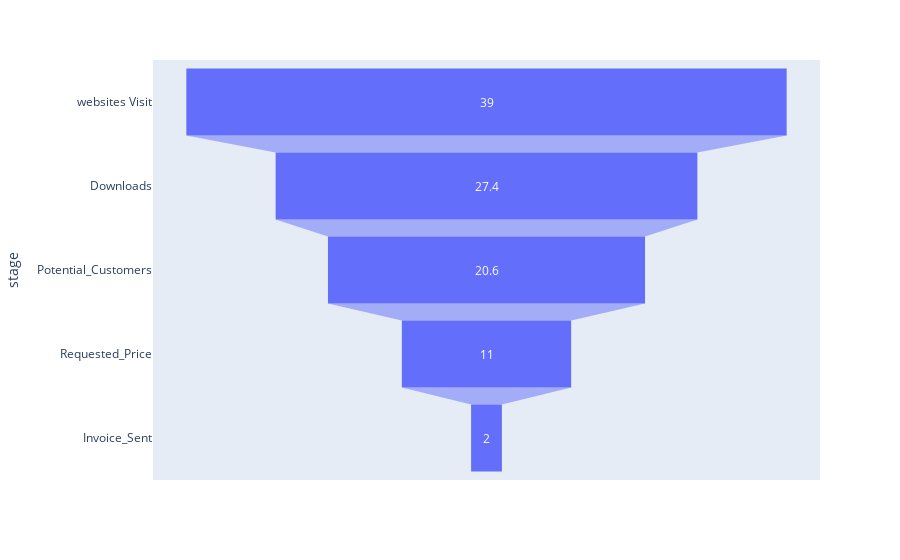

The cell this chart's notebook holds for it:
### Code cell
import plotly.express as px
data = dict(
    numbers=[39,27.4,20.6,11,2],
    stage =["websites Visit", "Downloads","Potential_Customers","Requested_Price","Invoice_Sent"])
fig =px.funnel(data,x="numbers",y="stage")
fig.show()

### Figure 1 — Plotly figure (JSON) as saved in the notebook; plotly's stock layout.template omitted (floating-point values rounded to 4 significant figures)
{"data": [{"hovertemplate": "numbers=%{x}<br>stage=%{y}<extra></extra>", "legendgroup": "", "marker": {"color": "#636efa"}, "name": "", "orientation": "h", "showlegend": false, "type": "funnel", "x": [39, 27.4, 20.6, 11, 2], "xaxis": "x", "y": ["websites Visit", "Downloads", "Potential_Customers", "Requested_Price", "Invoice_Sent"], "yaxis": "y"}], "layout": {"legend": {"tracegroupgap": 0}, "margin": {"t": 60}, "xaxis": {"anchor": "y", "domain": [0, 1], "title": {"text": "numbers"}}, "yaxis": {"anchor": "x", "domain": [0, 1], "title": {"text": "stage"}}}}
